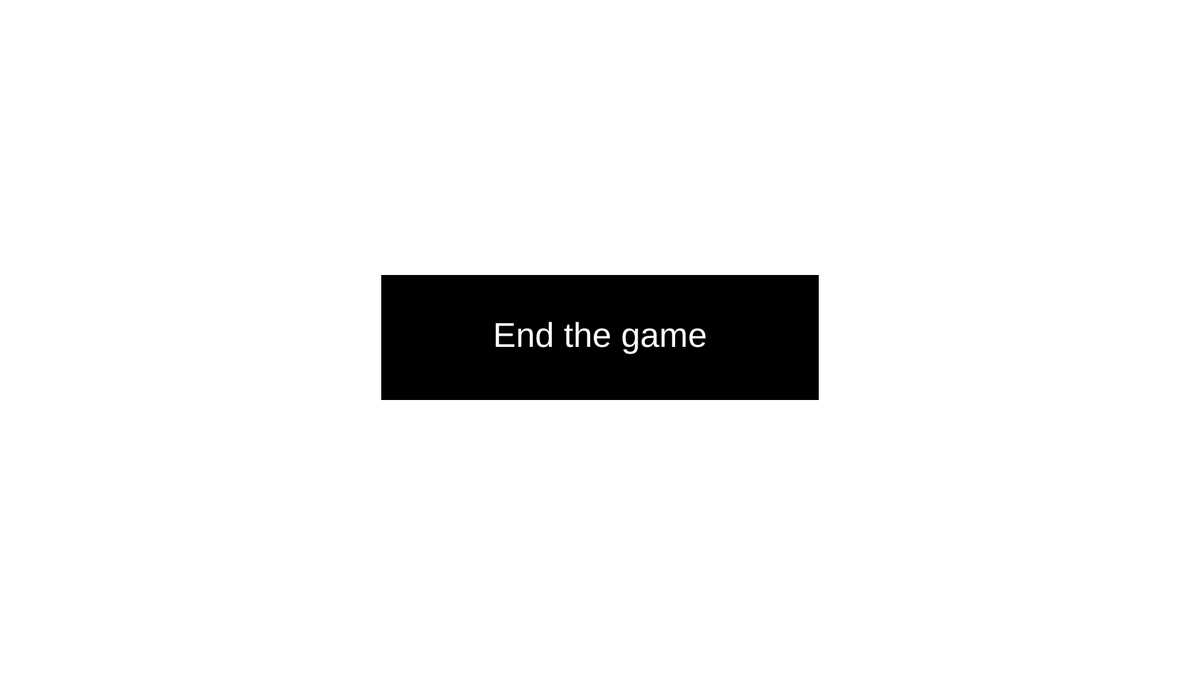
Frame 1 (no input)
Frame 60 (no input): identical to frame 1, image omitted
Frame 120 (the mouse pressed at the canvas centre since frame 60): blank canvas, image omitted

The p5.js sketch that drew this single still picture (run headless with seeded random() and noise() and a simulated clock; from frame 60 on, the mouse is pressed at the canvas centre):

// p5.js sketch
// ── sketch.js
// GLOBALNE ZMIENNE
let buttonX, buttonY, buttonW, buttonH;
let hoverCount = 0;
let wasHovered = false;

let inputText = '';
let scaleFactor = 1;
let zoomStep = 0.03;
let minScale = 0.1;

let mode = 'start'; // 'start' lub 'secondSketch'

function setup() {
  createCanvas(1920, 1080);
  rectMode(CENTER);
  textAlign(CENTER, CENTER);
  textSize(55);

  buttonX = width / 2;
  buttonY = height / 2;
  buttonW = 700;
  buttonH = 200;
}

function draw() {
  if (mode === 'start') {
    drawStartScreen();
  } else if (mode === 'secondSketch') {
    drawSecondScreen();
  }
}

function drawStartScreen() {
  background('#FFFFFF');
  
  fill(0, 0);
  noStroke();
  rect(width / 2, height / 2, 1810, 970);
  
  let isHovered = mouseX > buttonX - buttonW / 2 &&
                  mouseX < buttonX + buttonW / 2 &&
                  mouseY > buttonY - buttonH / 2 &&
                  mouseY < buttonY + buttonH / 2;

  if (isHovered && !wasHovered) {
    hoverCount++;
  }
  wasHovered = isHovered;

  if (hoverCount >= 6) {
    fill(0);
    rect(buttonX, buttonY, buttonW, buttonH);

    fill(0, 0, 255);
    text("https://tryagain.com", buttonX, buttonY);

    stroke(0, 0, 255);
    strokeWeight(3);
    let textWidthVal = textWidth("https://tryagain.com");
    line(buttonX - textWidthVal / 2, buttonY + 30, buttonX + textWidthVal / 2, buttonY + 30);

    noStroke();
  } else {
    if (!isHovered) {
      fill(0);
      rect(buttonX, buttonY, buttonW, buttonH);

      fill(255);
      text("End the game", buttonX, buttonY);
    }
  }
}

function mousePressed() {
  if (mode === 'start' && hoverCount >= 5) {
    let textWidthVal = textWidth("https://tryagain.com");
    let inX = mouseX > buttonX - textWidthVal / 2 && mouseX < buttonX + textWidthVal / 2;
    let inY = mouseY > buttonY - 55 / 2 && mouseY < buttonY + 55 / 2;
    if (inX && inY) {
      mode = 'secondSketch';
      inputText = '';
      scaleFactor = 1;
      textSize(36);
      textAlign(CENTER, CENTER);
    }
  }
}

// DRUGI EKRAN

function drawSecondScreen() {
  background(0, 0, 0);
  push();
  translate(width / 2, height / 2);
  scale(scaleFactor);
  drawGooglePage();
  pop();
}

function drawGooglePage() {
  fill(66, 133, 244); text('Well', -170, -100);
  fill(234, 67, 53);  text('come', -91, -100);
  fill(251, 188, 5);  text('to', -23, -100);
  fill(66, 133, 244); text('the', 34, -100);
  fill(52, 168, 83);  text('Inter', 109, -100);
  fill(234, 67, 53);  text('net!', 175, -100);

  fill(255);
  stroke(200);
  rectMode(CENTER);
  rect(0, 0, 400, 50, 10);

  textSize(24);
  fill(0);
  noStroke();
  textAlign(LEFT, CENTER);
  text(inputText, -190, 0);
}

function keyTyped() {
  if (mode === 'secondSketch') {
    if (key.length === 1 && key !== '\n') {
      inputText += key;
      scaleFactor = max(scaleFactor - zoomStep, minScale);
    }
  }
}

function keyPressed() {
  if (mode === 'secondSketch') {
    if (keyCode === BACKSPACE) {
      inputText = inputText.slice(0, -1);
      scaleFactor = min(scaleFactor + zoomStep, 1);
    }
  }
}
